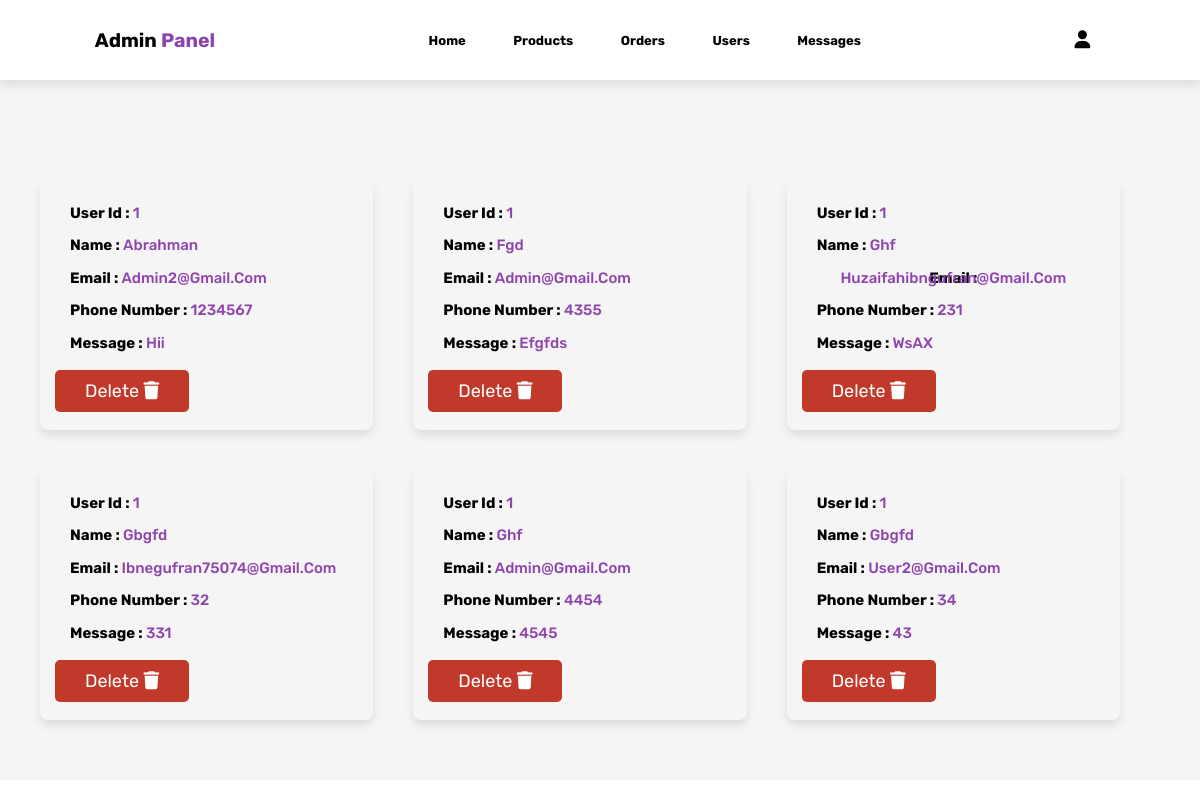
The page /admin_messages.php (signed in) on the database its author committed.
### tables this page shows
CREATE TABLE `messages` (
  `id` int(100) NOT NULL,
  `user_id` int(100) NOT NULL,
  `name` varchar(100) NOT NULL,
  `email` varchar(100) NOT NULL,
  `number` int(20) NOT NULL,
  `message` varchar(100) NOT NULL
);

### admin_messages.php (the view, shortened to what this page needs)
<?php
include 'connect.php';
?>
<!DOCTYPE html>
<html lang="en">
<head>
    <link rel="stylesheet" type="text/css" href="admin.css">
        <link rel="stylesheet" href="https://cdnjs.cloudflare.com/ajax/libs/font-awesome/6.4.2/css/all.min.css" />
</head>
<body>
    <?php include 'admin_header.php';?>
        <section class="message_section">
            <div class="messages">
                <?php
                $select_messages=mysqli_query($con,"SELECT * FROM `messages`" ) or die('query failed');
                if(mysqli_num_rows($select_messages)>0){
while($fetch_messages = mysqli_fetch_assoc($select_messages)){
    ?>
<div class="message_box flex">
<p>user id : <span><?php echo $fetch_messages['user_id']?></span></p>
    <p>name : <span><?php echo $fetch_messages['name']?></span></p>
    <p>email : <span><?php echo $fetch_messages['email']?></span></p>
    <p>phone number : <span><?php echo $fetch_messages['number']?></span></p>
    <p>message : <span><?php echo $fetch_messages['message']?></span></p>
    <a href="admin_messages.php?delete=<?php echo $fetch_messages['id']?>" onclick="return confirm('delete this message')" id="message_delete" class="delete-btn">delete <i class="fas fa-trash"></i></a>
</div>
<?php
}
}else{
echo '<p class="text">no messages added yet!</p>';
}
?>
            </div>
        </section>
</body>
</html>

### admin.css (style rules this page uses)
:root { --purple:#8e44ad; --red:#c0392b; --orange:#f39c12; --black:#333; --white:#fff; --light-color:#666; --light-white:#ccc; --light-bg:#f5f5f5; --border:.1rem solid var(--black); --box-shadow:0 .5rem 1rem rgba(0,0,0,.1); }
* { font-family: 'Rubik', sans-serif; margin:0; padding:0; box-sizing: border-box; outline: none; border:none; text-decoration: none; text-transform: capitalize; transition:all .2s linear; }
.btn, .option-btn, .delete-btn, .white-btn { display: inline-block; margin-top: 1rem; padding:1rem 3rem; cursor: pointer; color:var(--white); font-size: 1.8rem; border-radius: .5rem; text-transform: capitalize; }
.delete-btn { background-color: var(--red); }
.flex { display: flex; align-items: center; justify-content: space-around; }
body { overflow-x: hidden; }
html { font-size: 62.5%; text-transform: capitalize; overflow-x: hidden; }
.message_section { background-color: var(--light-bg); padding: 4rem 2rem; }
.messages { max-width: 1200px; margin: 0 auto; padding: 2rem; display: grid; grid-template-columns: repeat(auto-fit,minmax(30rem,1fr)); justify-content: center; align-items: center; }
.messages .message_box { min-height: 25rem; min-width: 30rem; background-color:var(--light-bg); margin-right: 4rem; flex-direction: column; align-items: flex-start; padding:1.5rem 1.5rem; justify-content: space-evenly; border: var(--border2); border-radius:.8rem; margin-top: 4rem; box-shadow: var(--box-shadow); }
.message_box p { font-size: 1.5rem; margin:1.5rem; font-weight: bold; text-align: center; line-height: 0; }
.message_box p span { color: var(--purple); font-weight: 500; }

### rows shown on the page
messages: user "1", name "Abrahman", email "Admin2@gmail.com", number "1234567", message "Hii"
messages: user "1", name "Fgd", email "Admin@gmail.com", number "4355", message "Efgfds"
messages: user "1", name "Ghf", email "Huzaifahibngufran@gmail.com", number "231", message "WsAX"
messages: user "1", name "Gbgfd", email "Ibnegufran75074@gmail.com", number "32", message "331"
messages: user "1", name "Ghf", email "Admin@gmail.com", number "4454", message "4545"
messages: user "1", name "Gbgfd", email "User2@gmail.com", number "34", message "43"
